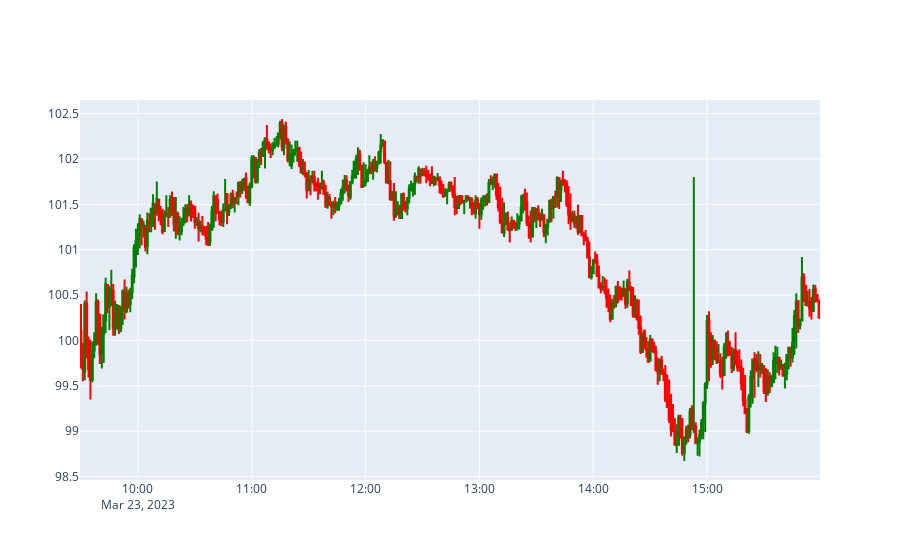

The notebook cell saved with this chart:
### Code cell
fig = go.Figure(data=[go.Candlestick(x=one_min_data['timestamp'],
                open=one_min_data['open'],
                high=one_min_data['high'],
                low=one_min_data['low'],
                close=one_min_data['close'], increasing_line_color='green', decreasing_line_color='red')])

# Remove slider, set background color to white and remove grid
fig.update_layout(xaxis_rangeslider_visible=False, paper_bgcolor='white')

### Figure 1 — Plotly figure (JSON) as saved in the notebook; plotly's stock layout.template omitted (floating-point values rounded to 4 significant figures; data arrays with more than 128 entries replaced by an {"elided": "..."} marker saying what was removed)
{"data": [{"close": {"elided": "390 float values"}, "decreasing": {"line": {"color": "red"}}, "high": {"elided": "390 float values"}, "increasing": {"line": {"color": "green"}}, "low": {"elided": "390 float values"}, "open": {"elided": "390 float values"}, "type": "candlestick", "x": {"elided": "390 str values"}}], "layout": {"paper_bgcolor": "white", "xaxis": {"rangeslider": {"visible": false}}}}
